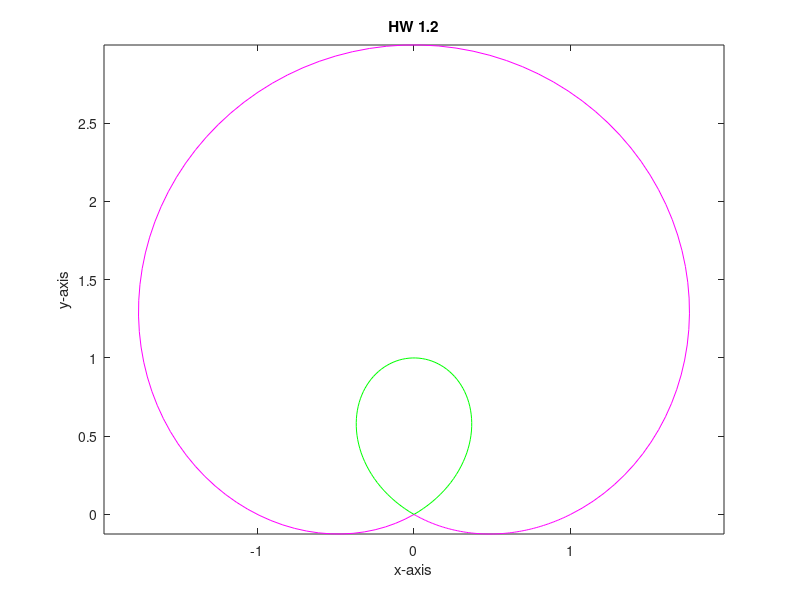

This figure's MATLAB source:
clear;
clf

p = pi
theta_1 = linspace(0, (7*p)/6, 100);
theta_2 = linspace((7*p)/6, (11*p)/6, 100); 
theta_3 = linspace((11*p)/6, 2*p, 100);

r_1 = 1 + 2*sin(theta_1);
r_2 = 1 + 2*sin(theta_2);
r_3 = 1 + 2*sin(theta_3);

x_1 = r_1.*cos(theta_1);
y_1 = r_1.*sin(theta_1);
x_2 = r_2.*cos(theta_2);
y_2 = r_2.*sin(theta_2);
x_3 = r_3.*cos(theta_3);
y_3 = r_3.*sin(theta_3);

plot(x_1,y_1,'m');
hold('on');
plot(x_2,y_2, 'g');
hold('on');
plot(x_3,y_3, 'm');
axis('equal');
xlabel('x-axis');
ylabel('y-axis');
title('HW 1.2');